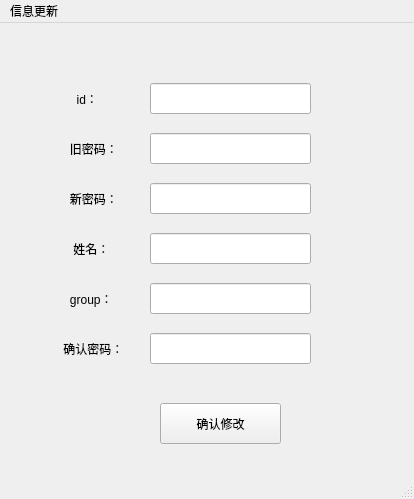
<?xml version="1.0" encoding="UTF-8"?>
<ui version="4.0">
 <class>MainWindow</class>
 <widget class="QMainWindow" name="MainWindow">
  <property name="geometry">
   <rect>
    <x>0</x>
    <y>0</y>
    <width>414</width>
    <height>499</height>
   </rect>
  </property>
  <property name="windowTitle">
   <string>MainWindow</string>
  </property>
  <widget class="QWidget" name="centralwidget">
   <widget class="QLabel" name="label">
    <property name="geometry">
     <rect>
      <x>60</x>
      <y>60</y>
      <width>81</width>
      <height>31</height>
     </rect>
    </property>
    <property name="text">
     <string>     id：</string>
    </property>
   </widget>
   <widget class="QLineEdit" name="lineEdit">
    <property name="geometry">
     <rect>
      <x>150</x>
      <y>60</y>
      <width>161</width>
      <height>31</height>
     </rect>
    </property>
    <property name="text">
     <string/>
    </property>
   </widget>
   <widget class="QLabel" name="label_2">
    <property name="geometry">
     <rect>
      <x>60</x>
      <y>110</y>
      <width>81</width>
      <height>31</height>
     </rect>
    </property>
    <property name="text">
     <string>   旧密码：</string>
    </property>
   </widget>
   <widget class="QLineEdit" name="lineEdit_2">
    <property name="geometry">
     <rect>
      <x>150</x>
      <y>110</y>
      <width>161</width>
      <height>31</height>
     </rect>
    </property>
    <property name="text">
     <string/>
    </property>
   </widget>
   <widget class="QLabel" name="label_3">
    <property name="geometry">
     <rect>
      <x>60</x>
      <y>160</y>
      <width>81</width>
      <height>31</height>
     </rect>
    </property>
    <property name="text">
     <string>   新密码：</string>
    </property>
   </widget>
   <widget class="QLineEdit" name="lineEdit_3">
    <property name="geometry">
     <rect>
      <x>150</x>
      <y>160</y>
      <width>161</width>
      <height>31</height>
     </rect>
    </property>
    <property name="text">
     <string/>
    </property>
   </widget>
   <widget class="QLabel" name="label_4">
    <property name="geometry">
     <rect>
      <x>60</x>
      <y>210</y>
      <width>81</width>
      <height>31</height>
     </rect>
    </property>
    <property name="text">
     <string>    姓名：</string>
    </property>
   </widget>
   <widget class="QLineEdit" name="lineEdit_4">
    <property name="geometry">
     <rect>
      <x>150</x>
      <y>210</y>
      <width>161</width>
      <height>31</height>
     </rect>
    </property>
    <property name="text">
     <string/>
    </property>
   </widget>
   <widget class="QLabel" name="label_5">
    <property name="geometry">
     <rect>
      <x>60</x>
      <y>310</y>
      <width>81</width>
      <height>31</height>
     </rect>
    </property>
    <property name="text">
     <string> 确认密码：</string>
    </property>
   </widget>
   <widget class="QLineEdit" name="lineEdit_5">
    <property name="geometry">
     <rect>
      <x>150</x>
      <y>310</y>
      <width>161</width>
      <height>31</height>
     </rect>
    </property>
    <property name="text">
     <string/>
    </property>
   </widget>
   <widget class="QLabel" name="label_6">
    <property name="geometry">
     <rect>
      <x>60</x>
      <y>260</y>
      <width>81</width>
      <height>31</height>
     </rect>
    </property>
    <property name="text">
     <string>   group：</string>
    </property>
   </widget>
   <widget class="QLineEdit" name="lineEdit_6">
    <property name="geometry">
     <rect>
      <x>150</x>
      <y>260</y>
      <width>161</width>
      <height>31</height>
     </rect>
    </property>
    <property name="text">
     <string/>
    </property>
   </widget>
   <widget class="QPushButton" name="pushButton">
    <property name="geometry">
     <rect>
      <x>160</x>
      <y>380</y>
      <width>121</width>
      <height>41</height>
     </rect>
    </property>
    <property name="text">
     <string>确认修改</string>
    </property>
   </widget>
  </widget>
  <widget class="QMenuBar" name="menubar">
   <property name="geometry">
    <rect>
     <x>0</x>
     <y>0</y>
     <width>414</width>
     <height>26</height>
    </rect>
   </property>
   <widget class="QMenu" name="menu">
    <property name="title">
     <string>信息更新</string>
    </property>
   </widget>
   <addaction name="menu"/>
  </widget>
  <widget class="QStatusBar" name="statusbar"/>
 </widget>
 <resources/>
 <connections/>
</ui>
